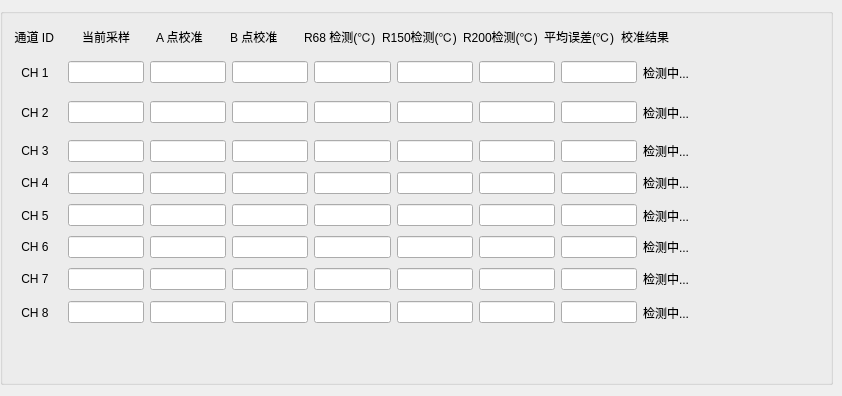
<?xml version="1.0" encoding="UTF-8"?>
<ui version="4.0">
 <class>widget_Calibration_Backstage</class>
 <widget class="QWidget" name="widget_Calibration_Backstage">
  <property name="geometry">
   <rect>
    <x>0</x>
    <y>0</y>
    <width>842</width>
    <height>396</height>
   </rect>
  </property>
  <property name="windowTitle">
   <string>Form</string>
  </property>
  <widget class="QGroupBox" name="groupBox">
   <property name="geometry">
    <rect>
     <x>0</x>
     <y>8</y>
     <width>833</width>
     <height>377</height>
    </rect>
   </property>
   <property name="title">
    <string/>
   </property>
   <widget class="QWidget" name="layoutWidget">
    <property name="geometry">
     <rect>
      <x>8</x>
      <y>16</y>
      <width>681</width>
      <height>25</height>
     </rect>
    </property>
    <layout class="QHBoxLayout" name="horizontalLayout">
     <item>
      <widget class="QLabel" name="label">
       <property name="text">
        <string>  通道 ID</string>
       </property>
      </widget>
     </item>
     <item>
      <widget class="QLabel" name="label_2">
       <property name="text">
        <string>当前采样</string>
       </property>
      </widget>
     </item>
     <item>
      <widget class="QLabel" name="label_3">
       <property name="text">
        <string>A 点校准</string>
       </property>
      </widget>
     </item>
     <item>
      <widget class="QLabel" name="label_4">
       <property name="text">
        <string>B 点校准</string>
       </property>
      </widget>
     </item>
     <item>
      <widget class="QLabel" name="label_5">
       <property name="text">
        <string>R68 检测(℃)</string>
       </property>
      </widget>
     </item>
     <item>
      <widget class="QLabel" name="label_6">
       <property name="text">
        <string>R150检测(℃)</string>
       </property>
      </widget>
     </item>
     <item>
      <widget class="QLabel" name="label_7">
       <property name="text">
        <string>R200检测(℃)</string>
       </property>
      </widget>
     </item>
     <item>
      <widget class="QLabel" name="label_8">
       <property name="text">
        <string>平均误差(℃)</string>
       </property>
      </widget>
     </item>
     <item>
      <widget class="QLabel" name="label_17">
       <property name="text">
        <string>校准结果</string>
       </property>
      </widget>
     </item>
    </layout>
   </widget>
   <widget class="QWidget" name="layoutWidget">
    <property name="geometry">
     <rect>
      <x>8</x>
      <y>288</y>
      <width>681</width>
      <height>33</height>
     </rect>
    </property>
    <layout class="QHBoxLayout" name="horizontalLayout_10">
     <item>
      <widget class="QLabel" name="label_16">
       <property name="text">
        <string>    CH 8    </string>
       </property>
      </widget>
     </item>
     <item>
      <widget class="QLineEdit" name="lineEdit_14"/>
     </item>
     <item>
      <widget class="QLineEdit" name="lineEdit_28"/>
     </item>
     <item>
      <widget class="QLineEdit" name="lineEdit_29"/>
     </item>
     <item>
      <widget class="QLineEdit" name="lineEdit_39"/>
     </item>
     <item>
      <widget class="QLineEdit" name="lineEdit_44"/>
     </item>
     <item>
      <widget class="QLineEdit" name="lineEdit_50"/>
     </item>
     <item>
      <widget class="QLineEdit" name="lineEdit_56"/>
     </item>
     <item>
      <widget class="QLabel" name="label_26">
       <property name="text">
        <string>检测中...</string>
       </property>
      </widget>
     </item>
    </layout>
   </widget>
   <widget class="QWidget" name="layoutWidget">
    <property name="geometry">
     <rect>
      <x>8</x>
      <y>160</y>
      <width>681</width>
      <height>30</height>
     </rect>
    </property>
    <layout class="QHBoxLayout" name="horizontalLayout_6">
     <item>
      <widget class="QLabel" name="label_11">
       <property name="text">
        <string>    CH 4    </string>
       </property>
      </widget>
     </item>
     <item>
      <widget class="QLineEdit" name="lineEdit_10"/>
     </item>
     <item>
      <widget class="QLineEdit" name="lineEdit_21"/>
     </item>
     <item>
      <widget class="QLineEdit" name="lineEdit_33"/>
     </item>
     <item>
      <widget class="QLineEdit" name="lineEdit_20"/>
     </item>
     <item>
      <widget class="QLineEdit" name="lineEdit_19"/>
     </item>
     <item>
      <widget class="QLineEdit" name="lineEdit_18"/>
     </item>
     <item>
      <widget class="QLineEdit" name="lineEdit_17"/>
     </item>
     <item>
      <widget class="QLabel" name="label_22">
       <property name="text">
        <string>检测中...</string>
       </property>
      </widget>
     </item>
    </layout>
   </widget>
   <widget class="QWidget" name="layoutWidget">
    <property name="geometry">
     <rect>
      <x>8</x>
      <y>88</y>
      <width>681</width>
      <height>33</height>
     </rect>
    </property>
    <layout class="QHBoxLayout" name="horizontalLayout_4">
     <item>
      <widget class="QLabel" name="label_10">
       <property name="text">
        <string>    CH 2    </string>
       </property>
      </widget>
     </item>
     <item>
      <widget class="QLineEdit" name="lineEdit_8"/>
     </item>
     <item>
      <widget class="QLineEdit" name="lineEdit_15"/>
     </item>
     <item>
      <widget class="QLineEdit" name="lineEdit_22"/>
     </item>
     <item>
      <widget class="QLineEdit" name="lineEdit_23"/>
     </item>
     <item>
      <widget class="QLineEdit" name="lineEdit_24"/>
     </item>
     <item>
      <widget class="QLineEdit" name="lineEdit_45"/>
     </item>
     <item>
      <widget class="QLineEdit" name="lineEdit_51"/>
     </item>
     <item>
      <widget class="QLabel" name="label_18">
       <property name="text">
        <string>检测中...</string>
       </property>
      </widget>
     </item>
    </layout>
   </widget>
   <widget class="QWidget" name="layoutWidget">
    <property name="geometry">
     <rect>
      <x>8</x>
      <y>224</y>
      <width>681</width>
      <height>30</height>
     </rect>
    </property>
    <layout class="QHBoxLayout" name="horizontalLayout_8">
     <item>
      <widget class="QLabel" name="label_14">
       <property name="text">
        <string>    CH 6    </string>
       </property>
      </widget>
     </item>
     <item>
      <widget class="QLineEdit" name="lineEdit_12"/>
     </item>
     <item>
      <widget class="QLineEdit" name="lineEdit_26"/>
     </item>
     <item>
      <widget class="QLineEdit" name="lineEdit_31"/>
     </item>
     <item>
      <widget class="QLineEdit" name="lineEdit_37"/>
     </item>
     <item>
      <widget class="QLineEdit" name="lineEdit_42"/>
     </item>
     <item>
      <widget class="QLineEdit" name="lineEdit_48"/>
     </item>
     <item>
      <widget class="QLineEdit" name="lineEdit_54"/>
     </item>
     <item>
      <widget class="QLabel" name="label_24">
       <property name="text">
        <string>检测中...</string>
       </property>
      </widget>
     </item>
    </layout>
   </widget>
   <widget class="QWidget" name="layoutWidget">
    <property name="geometry">
     <rect>
      <x>8</x>
      <y>48</y>
      <width>681</width>
      <height>33</height>
     </rect>
    </property>
    <layout class="QHBoxLayout" name="horizontalLayout_2">
     <item>
      <widget class="QLabel" name="label_9">
       <property name="text">
        <string>    CH 1    </string>
       </property>
      </widget>
     </item>
     <item>
      <widget class="QLineEdit" name="lineEdit_2"/>
     </item>
     <item>
      <widget class="QLineEdit" name="lineEdit"/>
     </item>
     <item>
      <widget class="QLineEdit" name="lineEdit_3"/>
     </item>
     <item>
      <widget class="QLineEdit" name="lineEdit_4"/>
     </item>
     <item>
      <widget class="QLineEdit" name="lineEdit_5"/>
     </item>
     <item>
      <widget class="QLineEdit" name="lineEdit_6"/>
     </item>
     <item>
      <widget class="QLineEdit" name="lineEdit_7"/>
     </item>
     <item>
      <widget class="QLabel" name="label_20">
       <property name="text">
        <string>检测中...</string>
       </property>
      </widget>
     </item>
    </layout>
   </widget>
   <widget class="QWidget" name="layoutWidget">
    <property name="geometry">
     <rect>
      <x>8</x>
      <y>128</y>
      <width>681</width>
      <height>30</height>
     </rect>
    </property>
    <layout class="QHBoxLayout" name="horizontalLayout_5">
     <item>
      <widget class="QLabel" name="label_12">
       <property name="text">
        <string>    CH 3    </string>
       </property>
      </widget>
     </item>
     <item>
      <widget class="QLineEdit" name="lineEdit_9"/>
     </item>
     <item>
      <widget class="QLineEdit" name="lineEdit_16"/>
     </item>
     <item>
      <widget class="QLineEdit" name="lineEdit_34"/>
     </item>
     <item>
      <widget class="QLineEdit" name="lineEdit_35"/>
     </item>
     <item>
      <widget class="QLineEdit" name="lineEdit_40"/>
     </item>
     <item>
      <widget class="QLineEdit" name="lineEdit_46"/>
     </item>
     <item>
      <widget class="QLineEdit" name="lineEdit_52"/>
     </item>
     <item>
      <widget class="QLabel" name="label_21">
       <property name="text">
        <string>检测中...</string>
       </property>
      </widget>
     </item>
    </layout>
   </widget>
   <widget class="QWidget" name="layoutWidget">
    <property name="geometry">
     <rect>
      <x>8</x>
      <y>192</y>
      <width>681</width>
      <height>31</height>
     </rect>
    </property>
    <layout class="QHBoxLayout" name="horizontalLayout_7">
     <item>
      <widget class="QLabel" name="label_13">
       <property name="text">
        <string>    CH 5    </string>
       </property>
      </widget>
     </item>
     <item>
      <widget class="QLineEdit" name="lineEdit_11"/>
     </item>
     <item>
      <widget class="QLineEdit" name="lineEdit_27"/>
     </item>
     <item>
      <widget class="QLineEdit" name="lineEdit_32"/>
     </item>
     <item>
      <widget class="QLineEdit" name="lineEdit_36"/>
     </item>
     <item>
      <widget class="QLineEdit" name="lineEdit_41"/>
     </item>
     <item>
      <widget class="QLineEdit" name="lineEdit_47"/>
     </item>
     <item>
      <widget class="QLineEdit" name="lineEdit_53"/>
     </item>
     <item>
      <widget class="QLabel" name="label_23">
       <property name="text">
        <string>检测中...</string>
       </property>
      </widget>
     </item>
    </layout>
   </widget>
   <widget class="QWidget" name="layoutWidget">
    <property name="geometry">
     <rect>
      <x>8</x>
      <y>256</y>
      <width>681</width>
      <height>30</height>
     </rect>
    </property>
    <layout class="QHBoxLayout" name="horizontalLayout_9">
     <item>
      <widget class="QLabel" name="label_15">
       <property name="text">
        <string>    CH 7    </string>
       </property>
      </widget>
     </item>
     <item>
      <widget class="QLineEdit" name="lineEdit_13"/>
     </item>
     <item>
      <widget class="QLineEdit" name="lineEdit_25"/>
     </item>
     <item>
      <widget class="QLineEdit" name="lineEdit_30"/>
     </item>
     <item>
      <widget class="QLineEdit" name="lineEdit_38"/>
     </item>
     <item>
      <widget class="QLineEdit" name="lineEdit_43"/>
     </item>
     <item>
      <widget class="QLineEdit" name="lineEdit_49"/>
     </item>
     <item>
      <widget class="QLineEdit" name="lineEdit_55"/>
     </item>
     <item>
      <widget class="QLabel" name="label_25">
       <property name="text">
        <string>检测中...</string>
       </property>
      </widget>
     </item>
    </layout>
   </widget>
  </widget>
 </widget>
 <resources/>
 <connections/>
</ui>
